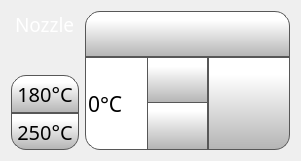
    <widget class="QWidget" name="horizontalLayoutWidget">
     <property name="geometry">
      <rect>
       <x>200</x>
       <y>120</y>
       <width>301</width>
       <height>161</height>
      </rect>
     </property>
     <layout class="QHBoxLayout" name="horizontalLayout_2" stretch="1,3">
      <item>
       <layout class="QVBoxLayout" name="verticalLayout_2">
        <property name="spacing">
         <number>0</number>
        </property>
        <item alignment="Qt::AlignHCenter">
         <widget class="QLabel" name="toolLabel">
          <property name="font">
           <font>
            <family>Gotham Light</family>
            <pointsize>14</pointsize>
            <weight>50</weight>
            <bold>false</bold>
           </font>
          </property>
          <property name="styleSheet">
           <string notr="true">color: rgb(255, 255, 255);</string>
          </property>
          <property name="text">
           <string>Nozzle</string>
          </property>
         </widget>
        </item>
        <item alignment="Qt::AlignHCenter">
         <widget class="QLabel" name="tool0Label">
          <property name="minimumSize">
           <size>
            <width>20</width>
            <height>20</height>
           </size>
          </property>
          <property name="maximumSize">
           <size>
            <width>40</width>
            <height>40</height>
           </size>
          </property>
          <property name="font">
           <font>
            <family>Gotham</family>
            <pointsize>16</pointsize>
            <weight>50</weight>
            <bold>false</bold>
            <underline>false</underline>
            <strikeout>false</strikeout>
           </font>
          </property>
          <property name="styleSheet">
           <string notr="true">margin : 4px</string>
          </property>
          <property name="text">
           <string/>
          </property>
          <property name="pixmap">
           <pixmap resource="../resources/resource.qrc">:/Icons/img/icons/Nozzle.png</pixmap>
          </property>
          <property name="scaledContents">
           <bool>true</bool>
          </property>
         </widget>
        </item>
        <item>
         <widget class="QPushButton" name="tool180PreheatButton">
          <property name="sizePolicy">
           <sizepolicy hsizetype="Expanding" vsizetype="Expanding">
            <horstretch>0</horstretch>
            <verstretch>0</verstretch>
           </sizepolicy>
          </property>
          <property name="minimumSize">
           <size>
            <width>0</width>
            <height>0</height>
           </size>
          </property>
          <property name="font">
           <font>
            <family>Gotham</family>
            <pointsize>15</pointsize>
           </font>
          </property>
          <property name="styleSheet">
           <string notr="true">QPushButton {
     border: 1px solid rgb(87, 87, 87);

	background-color: qlineargradient(spread:pad, x1:0, y1:1, x2:0, y2:0.188, stop:0 rgba(180, 180, 180, 255), stop:1 rgba(255, 255, 255, 255));
	border-top-right-radius: 15px;
border-top-left-radius: 15px;

}

QPushButton:pressed {
    background-color: qlineargradient(x1: 0, y1: 0, x2: 0, y2: 1,
                                      stop: 0 #dadbde, stop: 1 #f6f7fa);
}

QPushButton:flat {
    border: none; /* no border for a flat push button */
}

QPushButton:default {
    border-color: navy; /* make the default button prominent */
}

QPushButton:focus {
	outline: none;
}</string>
          </property>
          <property name="text">
           <string>180°C</string>
          </property>
          <property name="iconSize">
           <size>
            <width>50</width>
            <height>50</height>
           </size>
          </property>
          <property name="checkable">
           <bool>false</bool>
          </property>
          <property name="autoDefault">
           <bool>false</bool>
          </property>
          <property name="default">
           <bool>false</bool>
          </property>
          <property name="flat">
           <bool>false</bool>
          </property>
         </widget>
        </item>
        <item>
         <widget class="QPushButton" name="tool250PreheatButton">
          <property name="sizePolicy">
           <sizepolicy hsizetype="Expanding" vsizetype="Expanding">
            <horstretch>0</horstretch>
            <verstretch>0</verstretch>
           </sizepolicy>
          </property>
          <property name="minimumSize">
           <size>
            <width>0</width>
            <height>0</height>
           </size>
          </property>
          <property name="font">
           <font>
            <family>Gotham</family>
            <pointsize>15</pointsize>
           </font>
          </property>
          <property name="styleSheet">
           <string notr="true">QPushButton {
     border: 1px solid rgb(87, 87, 87);

	background-color: qlineargradient(spread:pad, x1:0, y1:1, x2:0, y2:0.188, stop:0 rgba(180, 180, 180, 255), stop:1 rgba(255, 255, 255, 255));
	border-bottom-right-radius: 15px;
border-bottom-left-radius: 15px;
}

QPushButton:pressed {
    background-color: qlineargradient(x1: 0, y1: 0, x2: 0, y2: 1,
                                      stop: 0 #dadbde, stop: 1 #f6f7fa);
}

QPushButton:flat {
    border: none; /* no border for a flat push button */
}

QPushButton:default {
    border-color: navy; /* make the default button prominent */
}

QPushButton:focus {
	outline: none;
}</string>
          </property>
          <property name="text">
           <string>250°C</string>
          </property>
          <property name="iconSize">
           <size>
            <width>50</width>
            <height>50</height>
           </size>
          </property>
          <property name="checkable">
           <bool>false</bool>
          </property>
          <property name="autoDefault">
           <bool>false</bool>
          </property>
          <property name="default">
           <bool>false</bool>
          </property>
          <property name="flat">
           <bool>false</bool>
          </property>
         </widget>
        </item>
       </layout>
      </item>
      <item>
       <layout class="QVBoxLayout" name="verticalLayout" stretch="1,2">
        <property name="spacing">
         <number>0</number>
        </property>
        <item>
         <widget class="QPushButton" name="toolToggleTemperatureButton">
          <property name="sizePolicy">
           <sizepolicy hsizetype="Expanding" vsizetype="Minimum">
            <horstretch>0</horstretch>
            <verstretch>0</verstretch>
           </sizepolicy>
          </property>
          <property name="minimumSize">
           <size>
            <width>0</width>
            <height>0</height>
           </size>
          </property>
          <property name="font">
           <font>
            <family>Gotham</family>
            <pointsize>15</pointsize>
           </font>
          </property>
          <property name="styleSheet">
           <string notr="true">QPushButton {
     border: 1px solid rgb(87, 87, 87);
 border-top-right-radius:15px;
 border-top-left-radius:15px;
	background-color: qlineargradient(spread:pad, x1:0, y1:1, x2:0, y2:0.188, stop:0 rgba(180, 180, 180, 255), stop:1 rgba(255, 255, 255, 255));
}

QPushButton:pressed {
    background-color: qlineargradient(x1: 0, y1: 0, x2: 0, y2: 1,
                                      stop: 0 #dadbde, stop: 1 #f6f7fa);
}

QPushButton:flat {
    border: none; /* no border for a flat push button */
}

QPushButton:default {
    border-color: navy; /* make the default button prominent */
}

QPushButton:focus {
	outline: none;
}</string>
          </property>
          <property name="text">
           <string/>
          </property>
          <property name="icon">
           <iconset resource="../resources/resource.qrc">
            <normaloff>:/Icons/img/icons/NozzleSelect_0.png</normaloff>
            <normalon>:/Icons/img/icons/NozzleSelect_1.png</normalon>:/Icons/img/icons/NozzleSelect_0.png</iconset>
          </property>
          <property name="iconSize">
           <size>
            <width>70</width>
            <height>70</height>
           </size>
          </property>
          <property name="checkable">
           <bool>true</bool>
          </property>
          <property name="checked">
           <bool>false</bool>
          </property>
          <property name="autoDefault">
           <bool>false</bool>
          </property>
          <property name="default">
           <bool>false</bool>
          </property>
          <property name="flat">
           <bool>false</bool>
          </property>
         </widget>
        </item>
        <item>
         <layout class="QHBoxLayout" name="horizontalLayout" stretch="3,2">
          <property name="spacing">
           <number>0</number>
          </property>
          <property name="topMargin">
           <number>0</number>
          </property>
          <property name="bottomMargin">
           <number>0</number>
          </property>
          <item>
           <widget class="QSpinBox" name="toolTempSpinBox">
            <property name="sizePolicy">
             <sizepolicy hsizetype="Expanding" vsizetype="Expanding">
              <horstretch>0</horstretch>
              <verstretch>0</verstretch>
             </sizepolicy>
            </property>
            <property name="minimumSize">
             <size>
              <width>0</width>
              <height>0</height>
             </size>
            </property>
            <property name="font">
             <font>
              <family>Gotham</family>
              <pointsize>16</pointsize>
             </font>
            </property>
            <property name="styleSheet">
             <string notr="true">QSpinBox {
border-bottom-left-radius: 15px;
qproperty-alignment: 'AlignVCenter | AlignHCenter';
border: 1px solid rgb(87, 87, 87);
	background-color: rgb(255, 255, 255);
}

QSpinBox ::text {
	background-color: rgb(255, 146, 57);
}

QSpinBox ::text:selected {
	background-color: rgb(255, 146, 57);
   
}
QSpinBox::up-button {
     border-left: 1px solid rgb(87, 87, 87);
border-bottom: 1px solid rgb(87, 87, 87);

    min-width: 60px;   /* sets minimal button width */
	background-color: qlineargradient(spread:pad, x1:0, y1:1, x2:0, y2:0.188, stop:0 rgba(180, 180, 180, 255), stop:1 rgba(255, 255, 255, 255));
}

QSpinBox::up-arrow { image: url(:/Navigation/img/Navigation/arrows.png);
    width: 25px;
     height: 25px;
padding: 5px; 
}



QSpinBox::up-button:pressed {
    background-color: qlineargradient(x1: 0, y1: 0, x2: 0, y2: 1,
                                      stop: 0 #dadbde, stop: 1 #f6f7fa);
}


QSpinBox::down-button {
     border-left: 1px solid rgb(87, 87, 87);
border-top: 1px solid rgb(87, 87, 87);
    min-width: 60px;   /* sets minimal button width */
	background-color: qlineargradient(spread:pad, x1:0, y1:1, x2:0, y2:0.188, stop:0 rgba(180, 180, 180, 255), stop:1 rgba(255, 255, 255, 255));
margin-top: -2px;

}

QSpinBox::down-arrow {image: url(:/Navigation/img/Navigation/arrows-5.png);
    width: 25px;
     height: 25px;
padding: 5px;
}

QSpinBox::down-button:pressed {
    background-color: qlineargradient(x1: 0, y1: 0, x2: 0, y2: 1,
                                      stop: 0 #dadbde, stop: 1 #f6f7fa);

}

</string>
            </property>
            <property name="frame">
             <bool>false</bool>
            </property>
            <property name="readOnly">
             <bool>false</bool>
            </property>
            <property name="buttonSymbols">
             <enum>QAbstractSpinBox::UpDownArrows</enum>
            </property>
            <property name="accelerated">
             <bool>true</bool>
            </property>
            <property name="suffix">
             <string>°C</string>
            </property>
            <property name="maximum">
             <number>400</number>
            </property>
            <property name="singleStep">
             <number>1</number>
            </property>
            <property name="value">
             <number>0</number>
            </property>
           </widget>
          </item>
          <item>
           <widget class="QPushButton" name="setToolTempButton">
            <property name="sizePolicy">
             <sizepolicy hsizetype="Expanding" vsizetype="Expanding">
              <horstretch>0</horstretch>
              <verstretch>0</verstretch>
             </sizepolicy>
            </property>
            <property name="minimumSize">
             <size>
              <width>0</width>
              <height>0</height>
             </size>
            </property>
            <property name="font">
             <font>
              <family>Gotham</family>
              <pointsize>13</pointsize>
             </font>
            </property>
            <property name="styleSheet">
             <string notr="true">QPushButton {
     border: 1px solid rgb(87, 87, 87);
	background-color: qlineargradient(spread:pad, x1:0, y1:1, x2:0, y2:0.188, stop:0 rgba(180, 180, 180, 255), stop:1 rgba(255, 255, 255, 255));
border-bottom-right-radius: 15px;

}

QPushButton:pressed {
    background-color: qlineargradient(x1: 0, y1: 0, x2: 0, y2: 1,
                                      stop: 0 #dadbde, stop: 1 #f6f7fa);
}

QPushButton:flat {
    border: none; /* no border for a flat push button */
}

QPushButton:default {
    border-color: navy; /* make the default button prominent */
}

QPushButton:focus {
	outline: none;
}</string>
            </property>
            <property name="text">
             <string/>
            </property>
            <property name="icon">
             <iconset resource="../resources/resource.qrc">
              <normaloff>:/Icons/img/icons/verification-mark.png</normaloff>:/Icons/img/icons/verification-mark.png</iconset>
            </property>
            <property name="iconSize">
             <size>
              <width>30</width>
              <height>30</height>
             </size>
            </property>
           </widget>
          </item>
         </layout>
        </item>
       </layout>
      </item>
     </layout>
    </widget>
